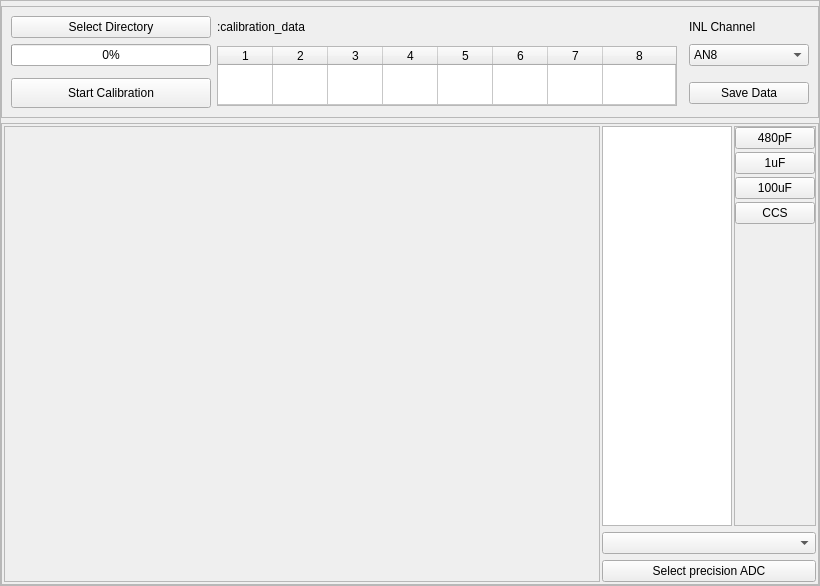
<?xml version="1.0" encoding="UTF-8"?>
<ui version="4.0">
 <class>MainWindow</class>
 <widget class="QMainWindow" name="MainWindow">
  <property name="geometry">
   <rect>
    <x>0</x>
    <y>0</y>
    <width>820</width>
    <height>586</height>
   </rect>
  </property>
  <property name="windowTitle">
   <string>MainWindow</string>
  </property>
  <widget class="QWidget" name="centralwidget">
   <layout class="QGridLayout" name="gridLayout_3">
    <property name="margin">
     <number>0</number>
    </property>
    <item row="0" column="0">
     <widget class="QFrame" name="widgetFrameOuter">
      <property name="sizePolicy">
       <sizepolicy hsizetype="Preferred" vsizetype="Preferred">
        <horstretch>0</horstretch>
        <verstretch>0</verstretch>
       </sizepolicy>
      </property>
      <property name="styleSheet">
       <string notr="true"/>
      </property>
      <property name="frameShape">
       <enum>QFrame::StyledPanel</enum>
      </property>
      <property name="frameShadow">
       <enum>QFrame::Raised</enum>
      </property>
      <property name="class" stdset="0">
       <string>PeripheralCollection</string>
      </property>
      <layout class="QVBoxLayout" name="verticalLayout_3">
       <property name="spacing">
        <number>5</number>
       </property>
       <property name="leftMargin">
        <number>0</number>
       </property>
       <property name="topMargin">
        <number>5</number>
       </property>
       <property name="rightMargin">
        <number>0</number>
       </property>
       <property name="bottomMargin">
        <number>0</number>
       </property>
       <item>
        <widget class="QFrame" name="frame">
         <property name="sizePolicy">
          <sizepolicy hsizetype="Preferred" vsizetype="Preferred">
           <horstretch>0</horstretch>
           <verstretch>0</verstretch>
          </sizepolicy>
         </property>
         <property name="minimumSize">
          <size>
           <width>0</width>
           <height>80</height>
          </size>
         </property>
         <property name="frameShape">
          <enum>QFrame::StyledPanel</enum>
         </property>
         <property name="frameShadow">
          <enum>QFrame::Raised</enum>
         </property>
         <property name="class" stdset="0">
          <string>PeripheralCollectionInner</string>
         </property>
         <layout class="QGridLayout" name="gridLayout">
          <item row="3" column="3">
           <widget class="QPushButton" name="pushButton_3">
            <property name="minimumSize">
             <size>
              <width>120</width>
              <height>0</height>
             </size>
            </property>
            <property name="maximumSize">
             <size>
              <width>80</width>
              <height>16777215</height>
             </size>
            </property>
            <property name="text">
             <string>Save Data</string>
            </property>
           </widget>
          </item>
          <item row="0" column="3">
           <widget class="QLabel" name="label">
            <property name="text">
             <string>INL Channel</string>
            </property>
           </widget>
          </item>
          <item row="0" column="1" colspan="2">
           <widget class="QLabel" name="dirnameLabel">
            <property name="text">
             <string>:calibration_data</string>
            </property>
            <property name="alignment">
             <set>Qt::AlignLeading|Qt::AlignLeft|Qt::AlignVCenter</set>
            </property>
           </widget>
          </item>
          <item row="1" column="3">
           <widget class="QComboBox" name="comboBox">
            <property name="maximumSize">
             <size>
              <width>150</width>
              <height>16777215</height>
             </size>
            </property>
            <item>
             <property name="text">
              <string>AN8</string>
             </property>
            </item>
            <item>
             <property name="text">
              <string>CAP</string>
             </property>
            </item>
           </widget>
          </item>
          <item row="0" column="0">
           <widget class="QPushButton" name="pushButton_2">
            <property name="minimumSize">
             <size>
              <width>200</width>
              <height>0</height>
             </size>
            </property>
            <property name="maximumSize">
             <size>
              <width>200</width>
              <height>16777215</height>
             </size>
            </property>
            <property name="text">
             <string>Select Directory</string>
            </property>
           </widget>
          </item>
          <item row="1" column="0">
           <widget class="QProgressBar" name="progressBar">
            <property name="minimumSize">
             <size>
              <width>0</width>
              <height>0</height>
             </size>
            </property>
            <property name="maximumSize">
             <size>
              <width>200</width>
              <height>16777215</height>
             </size>
            </property>
            <property name="value">
             <number>0</number>
            </property>
           </widget>
          </item>
          <item row="3" column="0">
           <widget class="QPushButton" name="pushButton">
            <property name="minimumSize">
             <size>
              <width>94</width>
              <height>30</height>
             </size>
            </property>
            <property name="text">
             <string>Start Calibration</string>
            </property>
           </widget>
          </item>
          <item row="1" column="1" rowspan="3">
           <widget class="QTableWidget" name="valueTable">
            <property name="maximumSize">
             <size>
              <width>16777215</width>
              <height>60</height>
             </size>
            </property>
            <property name="rowCount">
             <number>1</number>
            </property>
            <property name="columnCount">
             <number>8</number>
            </property>
            <attribute name="horizontalHeaderDefaultSectionSize">
             <number>55</number>
            </attribute>
            <attribute name="horizontalHeaderMinimumSectionSize">
             <number>55</number>
            </attribute>
            <attribute name="horizontalHeaderStretchLastSection">
             <bool>true</bool>
            </attribute>
            <attribute name="verticalHeaderVisible">
             <bool>false</bool>
            </attribute>
            <attribute name="verticalHeaderStretchLastSection">
             <bool>true</bool>
            </attribute>
            <row/>
            <column/>
            <column/>
            <column/>
            <column/>
            <column/>
            <column/>
            <column/>
            <column/>
           </widget>
          </item>
         </layout>
        </widget>
       </item>
       <item>
        <widget class="QFrame" name="frame_2">
         <property name="sizePolicy">
          <sizepolicy hsizetype="Preferred" vsizetype="Preferred">
           <horstretch>0</horstretch>
           <verstretch>0</verstretch>
          </sizepolicy>
         </property>
         <property name="minimumSize">
          <size>
           <width>0</width>
           <height>50</height>
          </size>
         </property>
         <property name="frameShape">
          <enum>QFrame::StyledPanel</enum>
         </property>
         <property name="frameShadow">
          <enum>QFrame::Raised</enum>
         </property>
         <property name="class" stdset="0">
          <string>PeripheralCollectionInner</string>
         </property>
         <layout class="QGridLayout" name="gridLayout_2">
          <property name="horizontalSpacing">
           <number>2</number>
          </property>
          <property name="margin">
           <number>2</number>
          </property>
          <item row="1" column="1">
           <widget class="QListWidget" name="listWidget">
            <property name="sizePolicy">
             <sizepolicy hsizetype="Maximum" vsizetype="Expanding">
              <horstretch>0</horstretch>
              <verstretch>0</verstretch>
             </sizepolicy>
            </property>
            <property name="minimumSize">
             <size>
              <width>0</width>
              <height>0</height>
             </size>
            </property>
            <property name="maximumSize">
             <size>
              <width>130</width>
              <height>16777215</height>
             </size>
            </property>
           </widget>
          </item>
          <item row="1" column="2">
           <widget class="QFrame" name="frame_4">
            <property name="frameShape">
             <enum>QFrame::StyledPanel</enum>
            </property>
            <property name="frameShadow">
             <enum>QFrame::Raised</enum>
            </property>
            <layout class="QVBoxLayout" name="verticalLayout">
             <property name="spacing">
              <number>3</number>
             </property>
             <property name="margin">
              <number>0</number>
             </property>
             <item>
              <widget class="QPushButton" name="Button480pF">
               <property name="text">
                <string>480pF</string>
               </property>
              </widget>
             </item>
             <item>
              <widget class="QPushButton" name="Button1uF">
               <property name="text">
                <string>1uF</string>
               </property>
              </widget>
             </item>
             <item>
              <widget class="QPushButton" name="Button100uF">
               <property name="text">
                <string>100uF</string>
               </property>
              </widget>
             </item>
             <item>
              <widget class="QPushButton" name="ButtonCCS">
               <property name="text">
                <string>CCS</string>
               </property>
              </widget>
             </item>
             <item>
              <spacer name="verticalSpacer">
               <property name="orientation">
                <enum>Qt::Vertical</enum>
               </property>
               <property name="sizeHint" stdset="0">
                <size>
                 <width>20</width>
                 <height>40</height>
                </size>
               </property>
              </spacer>
             </item>
            </layout>
           </widget>
          </item>
          <item row="2" column="1" colspan="2">
           <widget class="QComboBox" name="deviceBox"/>
          </item>
          <item row="3" column="1" colspan="2">
           <widget class="QPushButton" name="pushButton_4">
            <property name="toolTip">
             <string>Select different device for 24-bit ADC</string>
            </property>
            <property name="text">
             <string>Select precision ADC</string>
            </property>
           </widget>
          </item>
          <item row="1" column="0" rowspan="3">
           <widget class="QScrollArea" name="scrollArea">
            <property name="widgetResizable">
             <bool>true</bool>
            </property>
            <widget class="QWidget" name="scrollAreaWidgetContents">
             <property name="geometry">
              <rect>
               <x>0</x>
               <y>0</y>
               <width>589</width>
               <height>419</height>
              </rect>
             </property>
             <layout class="QGridLayout" name="gridLayout_4">
              <property name="margin">
               <number>2</number>
              </property>
              <property name="spacing">
               <number>2</number>
              </property>
              <item row="0" column="0">
               <layout class="QGridLayout" name="plot_area"/>
              </item>
             </layout>
            </widget>
           </widget>
          </item>
         </layout>
        </widget>
       </item>
      </layout>
     </widget>
    </item>
   </layout>
  </widget>
  <widget class="QMenuBar" name="menubar">
   <property name="geometry">
    <rect>
     <x>0</x>
     <y>0</y>
     <width>820</width>
     <height>25</height>
    </rect>
   </property>
  </widget>
 </widget>
 <resources/>
 <connections>
  <connection>
   <sender>pushButton_2</sender>
   <signal>clicked()</signal>
   <receiver>MainWindow</receiver>
   <slot>selectDir()</slot>
   <hints>
    <hint type="sourcelabel">
     <x>210</x>
     <y>67</y>
    </hint>
    <hint type="destinationlabel">
     <x>344</x>
     <y>0</y>
    </hint>
   </hints>
  </connection>
  <connection>
   <sender>pushButton</sender>
   <signal>clicked()</signal>
   <receiver>MainWindow</receiver>
   <slot>startCalibration()</slot>
   <hints>
    <hint type="sourcelabel">
     <x>550</x>
     <y>118</y>
    </hint>
    <hint type="destinationlabel">
     <x>564</x>
     <y>0</y>
    </hint>
   </hints>
  </connection>
  <connection>
   <sender>pushButton_3</sender>
   <signal>clicked()</signal>
   <receiver>MainWindow</receiver>
   <slot>saveData()</slot>
   <hints>
    <hint type="sourcelabel">
     <x>736</x>
     <y>122</y>
    </hint>
    <hint type="destinationlabel">
     <x>831</x>
     <y>111</y>
    </hint>
   </hints>
  </connection>
  <connection>
   <sender>Button480pF</sender>
   <signal>clicked()</signal>
   <receiver>MainWindow</receiver>
   <slot>cap480()</slot>
   <hints>
    <hint type="sourcelabel">
     <x>801</x>
     <y>169</y>
    </hint>
    <hint type="destinationlabel">
     <x>856</x>
     <y>170</y>
    </hint>
   </hints>
  </connection>
  <connection>
   <sender>Button1uF</sender>
   <signal>clicked()</signal>
   <receiver>MainWindow</receiver>
   <slot>cap1()</slot>
   <hints>
    <hint type="sourcelabel">
     <x>813</x>
     <y>194</y>
    </hint>
    <hint type="destinationlabel">
     <x>854</x>
     <y>201</y>
    </hint>
   </hints>
  </connection>
  <connection>
   <sender>Button100uF</sender>
   <signal>clicked()</signal>
   <receiver>MainWindow</receiver>
   <slot>cap100()</slot>
   <hints>
    <hint type="sourcelabel">
     <x>814</x>
     <y>231</y>
    </hint>
    <hint type="destinationlabel">
     <x>866</x>
     <y>235</y>
    </hint>
   </hints>
  </connection>
  <connection>
   <sender>ButtonCCS</sender>
   <signal>clicked()</signal>
   <receiver>MainWindow</receiver>
   <slot>ccs()</slot>
   <hints>
    <hint type="sourcelabel">
     <x>804</x>
     <y>260</y>
    </hint>
    <hint type="destinationlabel">
     <x>869</x>
     <y>270</y>
    </hint>
   </hints>
  </connection>
  <connection>
   <sender>pushButton_4</sender>
   <signal>clicked()</signal>
   <receiver>MainWindow</receiver>
   <slot>setDifferentAD7718()</slot>
   <hints>
    <hint type="sourcelabel">
     <x>810</x>
     <y>572</y>
    </hint>
    <hint type="destinationlabel">
     <x>826</x>
     <y>597</y>
    </hint>
   </hints>
  </connection>
  <connection>
   <sender>comboBox</sender>
   <signal>currentIndexChanged(QString)</signal>
   <receiver>MainWindow</receiver>
   <slot>setINL_CHANNEL(QString)</slot>
   <hints>
    <hint type="sourcelabel">
     <x>763</x>
     <y>82</y>
    </hint>
    <hint type="destinationlabel">
     <x>860</x>
     <y>99</y>
    </hint>
   </hints>
  </connection>
 </connections>
 <slots>
  <slot>selectDir()</slot>
  <slot>startCalibration()</slot>
  <slot>saveData()</slot>
  <slot>cap480()</slot>
  <slot>cap1()</slot>
  <slot>cap100()</slot>
  <slot>ccs()</slot>
  <slot>setDifferentAD7718()</slot>
  <slot>setINL_CHANNEL(QString)</slot>
 </slots>
</ui>
